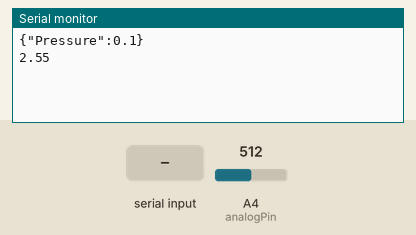
Recording of a sketch running on a simulated Arduino Uno, built with avr-gcc and run on an emulated ATmega328P. On the bench: the last lines printed to the serial monitor. The test bench sets the inputs (shaded band); at power-on: A4 (analogPin) = 512.

Above: at 1.2 s.
1.3 s: A4 (analogPin) set to 716
At 2.6 s:
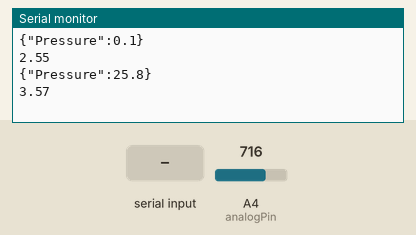
2.8 s: "z" received over Serial
4.3 s: A4 (analogPin) set to 900
At 5.8 s:
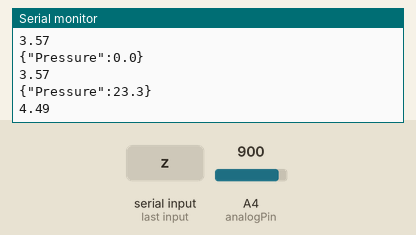
Timing chart, 0 to 7.3 s (numbered marks = the images above; inputs shaded):
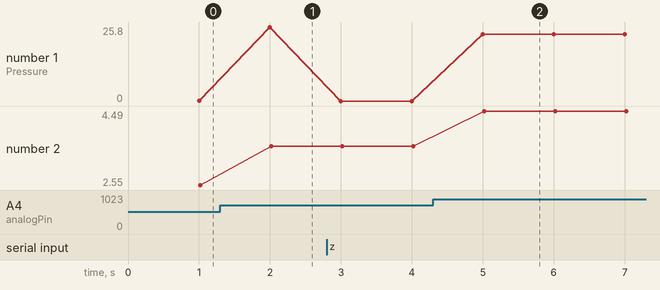

The sketch:

HoneywellDiag_Sep8.ino
```cpp
#include<Arduino.h>
//#include<iostream>
#include<limits.h>

// Constants
const float V_REF = 5.1;     // Analog reference voltage (e.g., 5V or 3.3V)
const float R_BITS = 10.0;   // ADC resolution (bits)
const float ADC_STEPS = (1 << int(R_BITS)) - 1; // Number of steps (2^R_BITS - 1)

const int analogPin = A4;
int val = 0;

// Sensor constants
float Omax = 0.9*V_REF; // Output at maximum pressure
float Omin = 0.1*V_REF; // Output at minimum pressure
float Pmax = 1*51.7149; // 1 psi to mmhg
float Pmin = -1*51.7149; // -1 psi to mmhg
float Poffset = 0; // offset from zero
float pressure = 2000; // initial pressure
float pressure_old = 2000;

float output = 0;

// millis setup
unsigned long previousMillis = 0;  // will store last time sampling was updated
unsigned long previousPrintMillis = 0;  // will store last time print sampling was updated
const long interval = 50;  // interval at which to sample (milliseconds)
const long printInterval = 1000; // interval at which to print (milliseconds)

int once_counter = 0; // counter for instant zeroing

// Setup pressure sensor zero - character input
char receivedChar = 0;
boolean newData = false;

void setup() {
  // put your setup code here, to run once:
  Serial.begin(9600);
}


void loop() {
// put your main code here, to run repeatedly:

  unsigned long currentMillis = millis();
  unsigned long currentPrintMillis = millis();

  // Sample
  if (currentMillis - previousMillis >= interval) {
    // save the last time we sampled
    previousMillis = currentMillis;

    float rawValue = analogRead(analogPin); // Read the analog input
    float voltage = (rawValue / ADC_STEPS) * V_REF; // Convert to voltage
    output = voltage;
    pressure = ((output-Omin)*(Pmax-Pmin)/(Omax-Omin))+Pmin; // calculate pressure

    pressure_old = pressure;
    recvOneChar();
    showNewData();
    pressure = pressure-Poffset;

  }

   // Print
  if (currentPrintMillis - previousPrintMillis >= printInterval) {
  // save the last time we sampled
    previousPrintMillis = currentPrintMillis;
    Serial.print("{\"Pressure\":");
    Serial.print(pressure,1); // Print pressure with 1 decimal places
    Serial.println("}");
    Serial.println(output);
  }


  // systolic and diastolic

  // instant zeroing
  //if(once_counter < 1) {
  //  Poffset = pressure;
  //}
  //once_counter = 1;

//delay(1000);
}

// functions
void recvOneChar() {
    if (Serial.available() > 0) {
        receivedChar = Serial.read();
        newData = true;
    }
}

void showNewData() {

    if (newData == true) {
      if (receivedChar == 'z') {
        Poffset = pressure_old;
        //Serial.print("This just in ... ");
        //Serial.println(Poffset);
      }
      newData = false;
    }

}
```

Measured:
- after the input at 1.3 s, the serial monitor: prints a new line after 0.70 s (image 1)
- after the input at 4.3 s, the serial monitor: prints a new line after 0.70 s (image 2)
- plotted number 1: 0.1 → 25.8 after the input at 1.3 s, 25.8 → 0 after the input at 2.8 s, 0 → 23.3 after the input at 4.3 s
- plotted number 2: 2.55 → 3.57 after the input at 1.3 s, 3.57 → 4.49 after the input at 4.3 s
